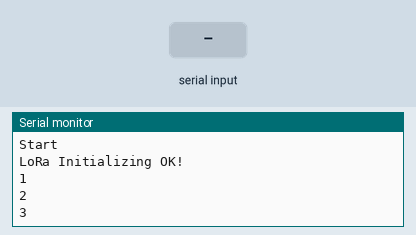
Simulated run of this sketch. Board: ESP32. Parts: the last lines printed to the serial monitor. The test bench sets the inputs (shaded band). EEPROM starts erased; no radio packets arrive unless stated.

Above: at 4.0 s.
4.1 s: "done#abc123\n" received over Serial
At 4.6 s:
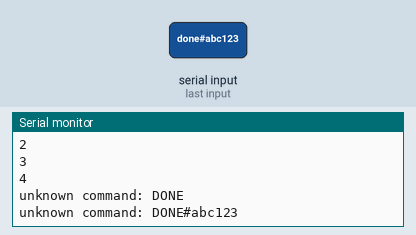
5.7 s: "PING\n" received over Serial
At 6.9 s:
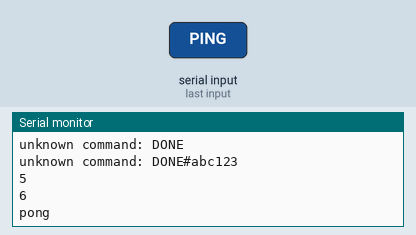
7.8 s: "ID\n" received over Serial
At 9.3 s:
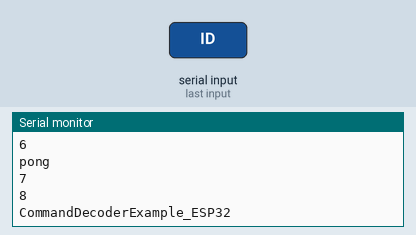
10.0 s: "INFO\n" received over Serial
At 11.0 s:
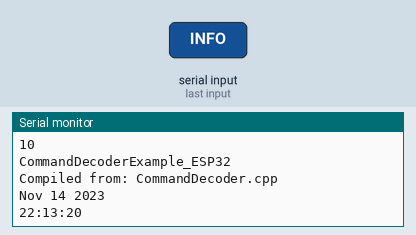
12.1 s: "STATUS\n" received over Serial
At 13.6 s:
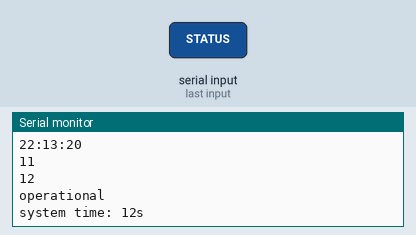
14.2 s: "HELP\n" received over Serial
At 15.4 s:
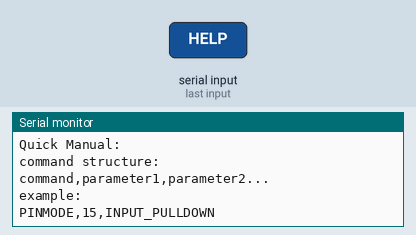
Timing chart, 0 to 17.2 s (numbered marks = the images above; inputs shaded):
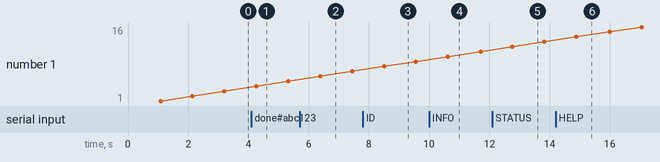

Measured:
- after the input at 4.1 s, the serial monitor: prints a new line after 0.16 s (image 1)
- after the input at 5.7 s, the serial monitor: prints a new line after 0.68 s (image 2)
- after the input at 7.8 s, the serial monitor: prints a new line after 0.70 s (image 3)
- after the input at 10.0 s, the serial monitor: prints a new line after 0.62 s (image 4)
- after the input at 12.1 s, the serial monitor: prints a new line after 0.67 s (image 5)
- after the input at 14.2 s, the serial monitor: prints a new line after 0.69 s (image 6)

The sketch:

senden.ino
```cpp
#include <Arduino.h>
#include <SPI.h>
#include <LoRa.h>

#include "DefinitionsAndSettings.h"
#include "CommandDecoder.h"


void setup() {
  SPI.begin(SPI_SCK_Pin, SPI_MISO_Pin, SPI_MOSI_Pin, SPI_SS_Pin);

  Serial.begin(9600); // Start the serial communication
  Serial.println("Start");

commandDecoderSetup();
  LoRa.setPins(SPI_SS_Pin, SPI_RST_Pin, SPI_DI0_Pin);

  // Initialize LoRa library
  if (!LoRa.begin(915E6)) {
    Serial.println("Starting LoRa failed!");
    while (1);
  }
  Serial.println("LoRa Initializing OK!");
  LoRa.setSyncWord(0x34);

}

int counter = 0;
void loop(){
  LoRa.beginPacket();
  LoRa.print("Hello, LoRa!");
  LoRa.print(counter);
  LoRa.endPacket();
  delay(1000);
  counter++;
  Serial.println(counter);
  checkSerialCommands();
}
```

CommandDecoder.cpp
```cpp
/*
void checkSerialCommands(void)      interprets the commands which are sent via the USB Serial Terminal. Has to be called frequently. This might interfere with other functions which listen for serial inputs
String decodeCommand(String)        takes a command string as an input, and returns the value
processCommandContent()             interprets and executes the command. This function is automatically called in decodeCommand(). Do not call this function elsewhere

example commands:
"id"                                returns a custom identifier string                          (like "untitled esp32 dev board")
"analogRead,34"                     returns the analogRead value of pin 34                      (like "2538")
"analogRead,34#1357"                returns the analogRead value of pin 34 and the message ID   (like "2538#1357")
"eepromWrite,3,123"                 sets the value of EEPROM cell 3 to 123                      (like "done")
"digitalWrite,16,1#abc123"          turns pin 16 on and returns the id                          (like "done#abc123")

note: to avoid errors in communication it makes sense to send the execution time or a counter as an id, because it won't send the same value twice in a row
*/
#include "CommandDecoder.h"
#include <esp_wifi.h>

String processCommandContent(String request[]) {  //add custom commands here
  String com = request[0];                        //use com (for command) to make the code more readable and reduce errors
  com.toUpperCase();                              //convert com to upper case to avoid capitalization errors
  String returnString = "";

  if (com == "PING") {
    returnString = "pong";
  } else if (com == "ID") {
    returnString = deviceName;
  } else if (com == "INFO") {
    returnString = deviceName;
    returnString += "\nCompiled from: " + String(__FILE__);
    returnString += "\n";
    returnString += __DATE__;
    returnString += "\n";
    returnString += __TIME__;
  } else if (com == "STATUS") {
    returnString = "operational\n";
    returnString += "system time: " + String(millis() / 1000) + "s\n";
  } else if (com == "HELP") {
    returnString = "Quick Manual:\n";
    returnString += "command structure:\ncommand,parameter1,parameter2...\n";
    returnString += "example:\nPINMODE,15,INPUT_PULLDOWN\n";
  } else if (com == "NAP") {
    esp_sleep_enable_timer_wakeup(1000 * request[1].toFloat());
    esp_light_sleep_start();
  } else if (com == "CPUFREQUENCY") {
    setCpuFrequencyMhz(request[1].toInt());
  } else if (com == "MESSAGE") {
    Serial.println(request[1]);
  } else if (com == "MILLIS") {
    returnString = millis();
  } else if (com == "MICROS") {
    returnString = micros();
  } else if (com == "PINMODE") {
    request[2].toUpperCase();
    if (request[2] == "INPUT") {
      pinMode(request[1].toInt(), INPUT);
    } else if (request[2] == "OUTPUT") {
      pinMode(request[1].toInt(), OUTPUT);
    } else if (request[2] == "INPUT_PULLUP") {
      pinMode(request[1].toInt(), INPUT_PULLUP);
    } else if (request[2] == "INPUT_PULLDOWN") {
      pinMode(request[1].toInt(), INPUT_PULLDOWN);
    } else {
      returnString = "invalid pinMode";
    }
  } else if (com == "ANALOGREAD") {
    returnString = analogRead(request[1].toInt());
  } else if (com == "DIGITALREAD") {
    returnString = digitalRead(request[1].toInt());
  } else if (com == "TOUCHREAD") {
    returnString = touchRead(request[1].toInt());
  } else if (com == "DIGITALWRITE") {
    digitalWrite(request[1].toInt(), request[2].toInt());
  } else if (com == "ANALOGWRITE") {
    analogWrite(request[1].toInt(), request[2].toInt());
  } else if (com == "LEDCSETUP") {
    ledcSetup(request[1].toInt(), request[2].toInt(), request[3].toInt());
  } else if (com == "LEDCATTACHPIN") {
    ledcAttachPin(request[1].toInt(), request[2].toInt());
  } else if (com == "LEDCDETACHPIN") {
    ledcDetachPin(request[1].toInt());
  } else if (com == "LEDCWRITE") {
    ledcWrite(request[1].toInt(), request[2].toInt());
  } else if (com == "DACWRITE") {
    dacWrite(request[1].toInt(), request[2].toInt());
  } else if (com == "PRINTSERIAL") {
    Serial.print(request[1]);
  } else if (com == "EEPROMWRITE") {
    EEPROM.write(request[1].toInt(), request[2].toInt());
  } else if (com == "EEPROMREAD") {
    returnString = EEPROM.read(request[1].toInt());
  } else if (com == "EEPROMCOMMIT") {
    EEPROM.commit();
  } else if (com == "EEPROMREADUNTIL") {
    returnString = "";
    for (int i = 0; i <= request[1].toInt(); i++) {
      returnString += EEPROM.read(i);
      returnString += "; ";
    }
  } else if (com == "EEPROMSPILL") {
    returnString = "";
    for (int i = 0; i <= EEPROM_SIZE; i++) {
      if (request[1].toInt()) {
        returnString += char(EEPROM.read(i));
      } else {
        returnString += EEPROM.read(i);
      }
      returnString += "; ";
    }
  } else if (com == "DEEPSLEEP") {
    Serial.println("going into deepsleep");
    Serial.println("going into deepsleep");
    esp_sleep_enable_timer_wakeup(1000 * request[1].toFloat());
    esp_sleep_enable_ext0_wakeup((gpio_num_t)request[2].toInt(), request[3].toInt());
    esp_deep_sleep_start();
  } else if (com == "RESTART") {
    if (millis() > 5000) {
      Serial.println("performing system restart, please stand by...");
      ESP.restart();
    } else {
      returnString = "restart failed, wait 5 seconds and try again";
    }
  } else if (com == "") {
  } else {
    Serial.println("unknown command: " + com);
    returnString = "unknown command: " + com;
  }
  if (returnString == "") {
    returnString = "Done";
  }
  return returnString;
}

String decodeCommand(String commandandID) {

  String request[10];
  int tokenIndex = 0;
  String currentToken = "";
  bool escapeNext = false;
  String lastMessageID = "";

  int idIndex = commandandID.lastIndexOf("#");

  if (commandandID.charAt(idIndex - 1) == '\\') {  //ignore # if it is preceeded by a backslash
    idIndex = -1;
  }

  if (idIndex > 0) {  //if the message has an ID
    lastMessageID = commandandID.substring(idIndex);
  }
  String command = commandandID.substring(0, idIndex) + ",";

  for (int i = 0; i < command.length(); i++) {
    char c = command.charAt(i);
    if (escapeNext) {
      if (c == ',') {
        currentToken += ",";
      } else if (c == '\\') {
        currentToken += "\\";
      } else if (c == 'n') {
        currentToken += "\n";
      } else if (c == 't') {
        currentToken += "\t";
      } else {
        currentToken += "\\";
        currentToken += c;
      }
      escapeNext = false;
    } else if (c == '\\') {
      escapeNext = true;
    } else if (c == ',') {
      request[tokenIndex] = currentToken;
      tokenIndex++;
      currentToken = "";
    } else {
      currentToken += c;
    }
  }

  return processCommandContent(request) + lastMessageID;
}

void checkSerialCommands() {
  if (Serial.available()) {
    String command = Serial.readStringUntil('\n');
    command.replace("\r", "");  //courtesy of openAI
    Serial.println(decodeCommand(command));
  }
}

void commandDecoderSetup() {
  EEPROM.begin(EEPROM_SIZE);
}
```

CommandDecoder.h
```cpp
/*
CommandDecoder library by DELTA
created 1.5.2024
*/

#ifndef CommandDecoder_h
#define CommandDecoder_h

#define deviceName "CommandDecoderExample_ESP32"

#include <EEPROM.h>
#define EEPROM_SIZE 100

void commandDecoderSetup();                         //only initializes eeprom
void checkSerialCommands();                         //checks the serial buffer and calls the decodeCommand() function and serially prints the command output
String decodeCommand(String commandandID);          //splits the command into an array, calls processCommandContent() it and returns the command output
String processCommandContent(String request[]);     //where the magic happens -> Never Call Directly!

#endif
```

DefinitionsAndSettings.h
```cpp
//define EEPROM adresses
#define allowUniversalTelegramAccess_EEPROM		0   	//0
#define restartOnConnectionFail_EEPROM			1     	//1
#define debugLevel_EEPROM						2     	//1

#define telegramMessageSendTimeout_EEPROM		8     	//30 ???
#define telegramUpdateInterval_EEPROM			9     	//10 sec

#define wifiCredsStartAdress_EEPROM 			20
//all eeprom cells beyond wifiCredsStartAdress_EEPROM are reserved for wifi creds!!!


//define pins
#define Button1_Pin				14
#define Button2_Pin				13
#define Button3_Pin				10
#define ignition_Pin			15
#define vibrationMotor_Pin		8
#define WS2812B_Pin				14
#define batteryVoltageAdc_Pin	36

#define SPI_SS_Pin				38		// Example SS (Slave Select) pin
#define SPI_RST_Pin				40		// Example Reset pin
#define SPI_DI0_Pin				10		// Example DIO0 pin
#define SPI_SCK_Pin				36		// Example SCK pin (Clock)
#define SPI_MISO_Pin			21		// Example MISO pin (Master In Slave Out)
#define SPI_MOSI_Pin			34		// Example MOSI pin (Master Out Slave In)


//define channels
#define vibrationMotor_Channel	2
#define WS2812B_Channel			3
#define ledStrip_Channel		4
#define ignition_Channel		5
```
